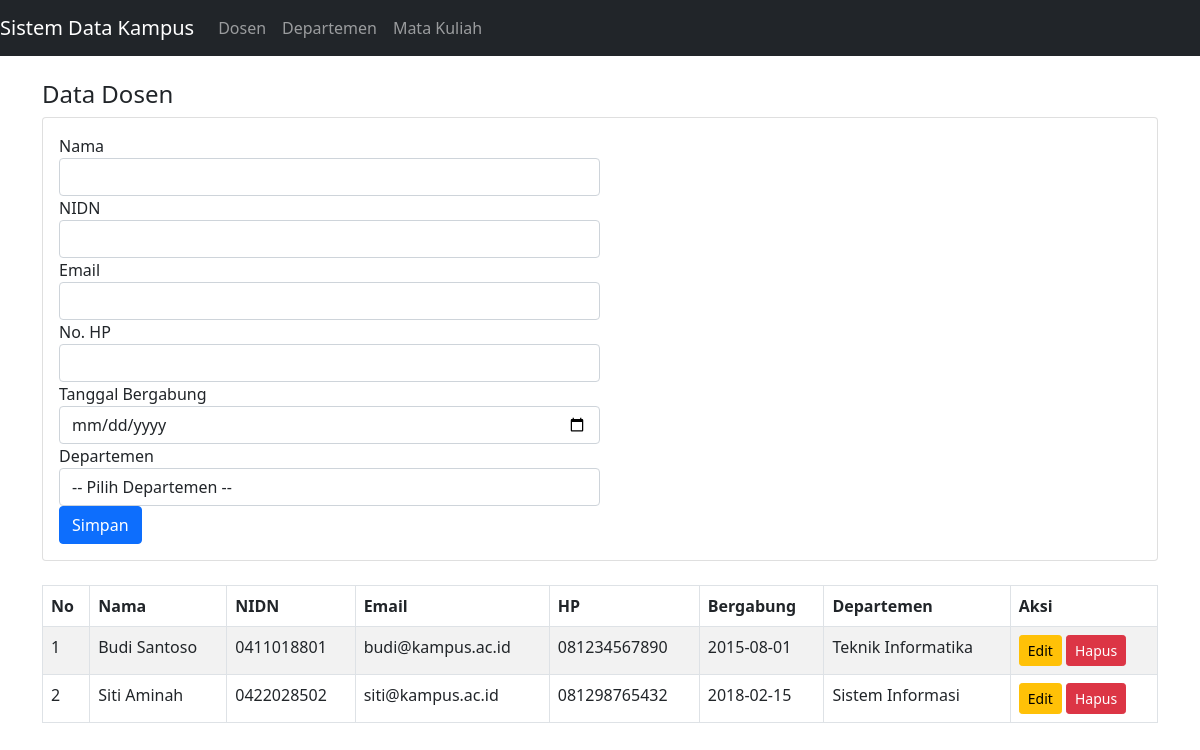
The page /sistem_data_kampus/index.php on the database its author committed.
### tables this page shows
CREATE TABLE lecturers (
  id            INT AUTO_INCREMENT PRIMARY KEY,
  name          VARCHAR(100) NOT NULL,
  nidn          VARCHAR(20),
  phone         VARCHAR(20),
  join_date     DATE,
  email         VARCHAR(100),
  department_id INT NULL,
   
  FOREIGN KEY (department_id) REFERENCES departments(id)
    ON DELETE SET NULL ON UPDATE CASCADE
);

CREATE TABLE departments (
  id   INT AUTO_INCREMENT PRIMARY KEY,
  name VARCHAR(100) NOT NULL UNIQUE
);

### sistem_data_kampus/controllers/LecturerController.php (called while the page is built, shortened)
<?php
class LecturerController
{
    public function index(): void
    {
        $m = new Lecturer();
        $msg = $_GET['msg'] ?? '';
        $edit = isset($_GET['edit']) ? $m->find((int)$_GET['edit']) : null;
        (new LecturerView())->render($m->all(), (new Department())->all(), $edit, $msg);
    }
}

### sistem_data_kampus/index.php (called while the page is built)
<?php
require __DIR__ . '/config.php';
(new LecturerController())->index();

### sistem_data_kampus/models/DB.php (called while the page is built, shortened)
<?php
class DB
{
    private static $pdo;
    public static function pdo(): PDO
    {
        if (!self::$pdo) {
            self::$pdo = new PDO(
                'mysql:host=' . DB_HOST . ';dbname=' . DB_NAME . ';charset=utf8mb4',
                DB_USER, DB_PASS,
                [PDO::ATTR_ERRMODE => PDO::ERRMODE_EXCEPTION,
                 PDO::ATTR_DEFAULT_FETCH_MODE => PDO::FETCH_ASSOC]
            );
        }
        return self::$pdo;
    }
    public static function select(string $sql, array $p = []): array
    {
        $s = self::pdo()->prepare($sql);
        $s->execute($p);
        return $s->fetchAll();
    }
}

### sistem_data_kampus/models/Lecturer.php (called while the page is built, shortened)
<?php
class Lecturer
{
    public function all(): array
    {
        return DB::select('SELECT l.*, d.name AS department_name
                           FROM lecturers l LEFT JOIN departments d ON d.id = l.department_id
                           ORDER BY l.name');
    }
}

### sistem_data_kampus/config.php (called while the page is built, shortened)
<?php
spl_autoload_register(function ($class) {
    foreach (['models', 'views', 'controllers'] as $dir) {
        $f = __DIR__ . "/$dir/$class.php";
        if (is_file($f)) { require $f; return; }
    }
});
function e($v): string { return htmlspecialchars((string)$v, ENT_QUOTES, 'UTF-8'); }

### sistem_data_kampus/models/Department.php (called while the page is built, shortened)
<?php
class Department
{
    public function all(): array { return DB::select('SELECT * FROM departments ORDER BY name'); }
}

### sistem_data_kampus/views/LecturerView.php (the view, shortened to what this page needs)
<?php
class LecturerView
{
    public function render(array $rows, array $depts, $edit, string $msg): void
    {
        $tr = '';
        foreach ($rows as $i => $r) {
            $tr .= '<tr><td>' . ($i + 1) . '</td><td>' . e($r['name']) . '</td><td>' . e($r['nidn'])
                 . '</td><td>' . e($r['email']) . '</td><td>' . e($r['phone']) . '</td><td>' . e($r['join_date'])
                 . '</td><td>' . e($r['department_name']) . '</td><td class="text-nowrap">'
                 . Template::actions('index', (int)$r['id']) . '</td></tr>';
        }
        $content = (new Template('lecturer.html'))->fill([
            'ALERT'     => Template::alert($msg),
            'ID'        => e($edit['id'] ?? ''),
            'NAME'      => e($edit['name'] ?? ''),
            'NIDN'      => e($edit['nidn'] ?? ''),
            'EMAIL'     => e($edit['email'] ?? ''),
            'PHONE'     => e($edit['phone'] ?? ''),
            'JOIN_DATE' => e($edit['join_date'] ?? ''),
            'DEPT_OPT'  => Template::options($depts, 'id', 'name', $edit['department_id'] ?? '', '-- Pilih Departemen --'),
            'BTN'       => $edit ? 'Update' : 'Simpan',
            'CANCEL'    => $edit ? '<a href="index.php" class="btn btn-secondary">Batal</a>' : '',
            'ROWS'      => $tr,
        ])->render();
        echo Template::page('Dosen', 'index', $content);
    }
}

### sistem_data_kampus/views/Template.php
<?php
class Template
{
    private $html;
    public function __construct(string $file)
    {
        $this->html = file_get_contents(__DIR__ . '/../templates/' . $file);
    }
    public function fill(array $vars): self
    {
        $map = [];
        foreach ($vars as $k => $v) $map['{{' . $k . '}}'] = $v;
        $this->html = strtr($this->html, $map);
        return $this;
    }
    public function render(): string { return $this->html; }
    public static function page(string $title, string $active, string $content): string
    {
        $nav = '';
        foreach (['index' => 'Dosen', 'department' => 'Departemen', 'course' => 'Mata Kuliah'] as $f => $label) {
            $cls = $f === $active ? ' active' : '';
            $nav .= '<li class="nav-item' . $cls . '"><a class="nav-link" href="' . $f . '.php">' . $label . '</a></li>';
        }
        return (new self('layout.html'))->fill(['TITLE' => e($title), 'NAV' => $nav, 'CONTENT' => $content])->render();
    }
    public static function alert(string $msg): string
    {
        return $msg === '' ? '' : '<div class="alert alert-info">' . e($msg) . '</div>';
    }
    public static function options(array $rows, string $valKey, string $textKey, $selected, string $placeholder): string
    {
        $o = '<option value="">' . e($placeholder) . '</option>';
        foreach ($rows as $r) {
            $sel = (string)$r[$valKey] === (string)$selected ? ' selected' : '';
            $o .= '<option value="' . e($r[$valKey]) . '"' . $sel . '>' . e($r[$textKey]) . '</option>';
        }
        return $o;
    }
    public static function actions(string $page, int $id): string
    {
        return '<a class="btn btn-sm btn-warning" href="' . $page . '.php?edit=' . $id . '">Edit</a> '
             . '<form method="post" action="' . $page . '.php" class="d-inline" onsubmit="return confirm(\'Hapus data ini?\')">'
             . '<input type="hidden" name="action" value="delete"><input type="hidden" name="id" value="' . $id . '">'
             . '<button class="btn btn-sm btn-danger">Hapus</button></form>';
    }
}

### rows shown on the page
lecturers: name "Budi Santoso", nidn "0411018801", email "budi@kampus.ac.id", phone "081234567890", join_date "2015-08-01", department.name "Teknik Informatika"
lecturers: name "Siti Aminah", nidn "0422028502", email "siti@kampus.ac.id", phone "081298765432", join_date "2018-02-15", department.name "Sistem Informasi"

### other values the page prints
$label "Dosen"
$label "Departemen"
$label "Mata Kuliah"
